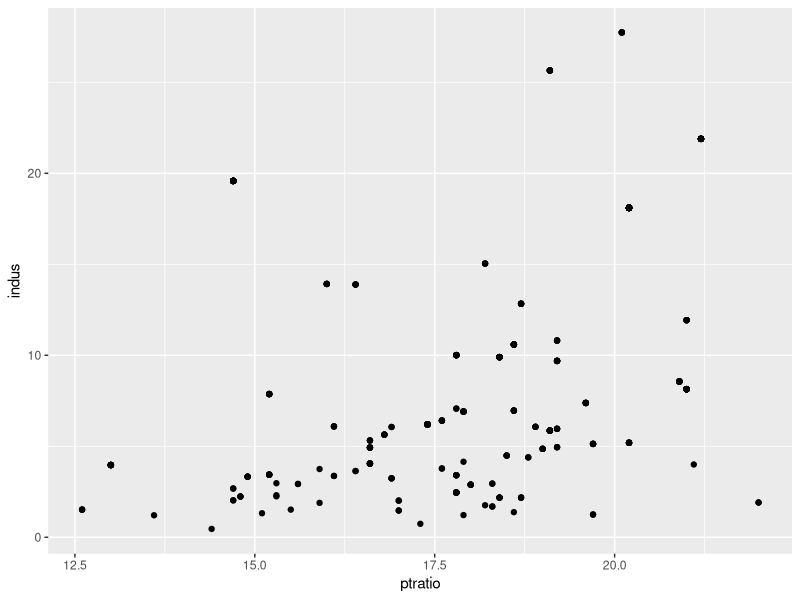
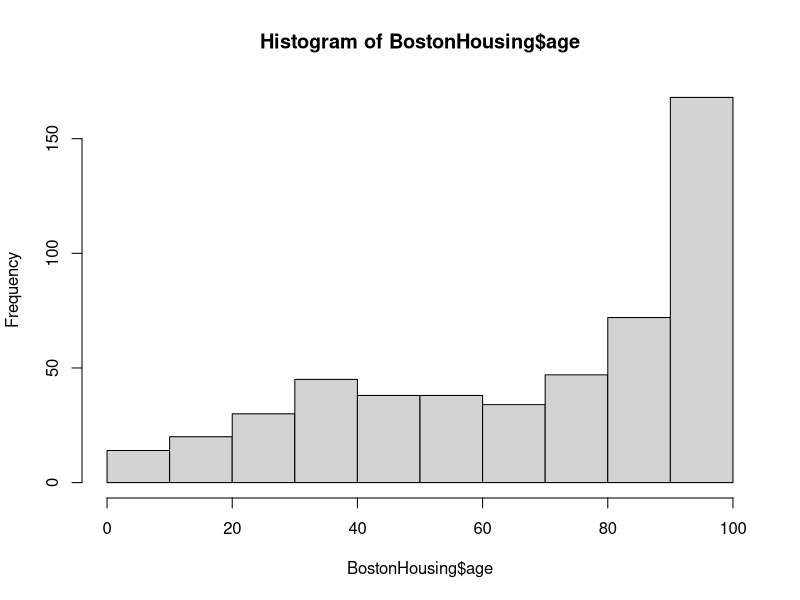
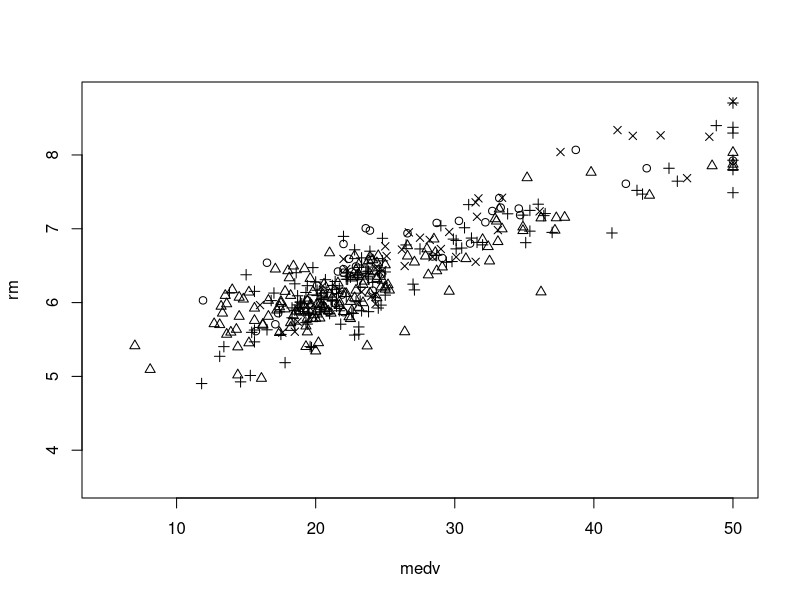
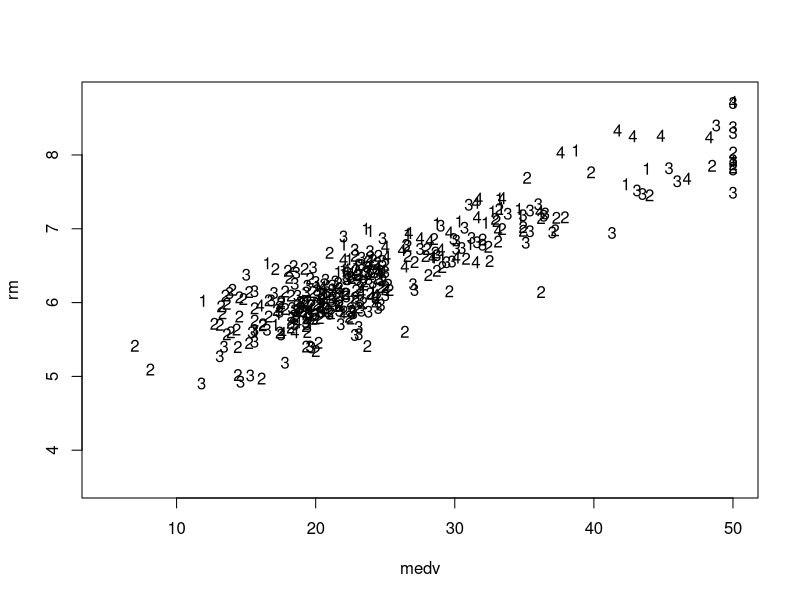
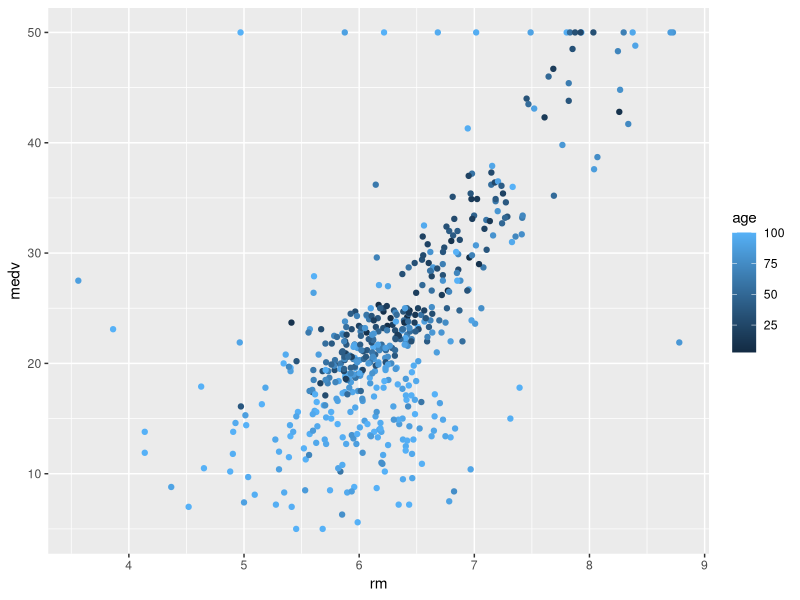
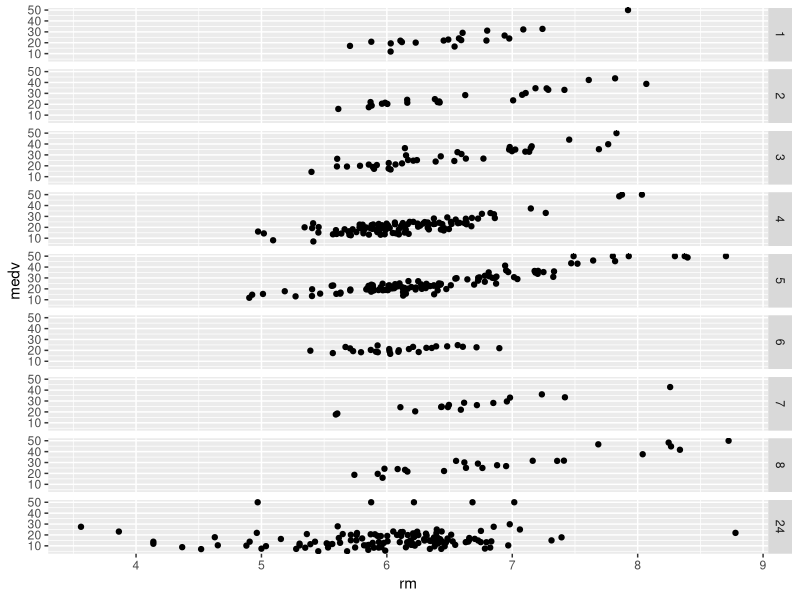

Recreate these plots in R, in order.

library(tidyr)
library(ggplot2)
library(datasets)
library(mlbench)
library(magrittr)
library(dplyr)
data("BostonHousing")
#Question 1. Find the mean crime rate by Charles Rivers number. 
#Report these two numbers in your homework.

BostonHousing %>%
  group_by(chas) %>%
  summarise(mean.Crim = mean(crim))

#Question 2. List the 5 tax observations if you arrange the 
#Boston Housing data in descending order by the tax variable.

BostonHousing %>% tbl_df %>%
  arrange(desc(tax)) %>%
  head(5)


#Question 3. Plot the pupil teacher ratio against the proportion of 
#non-retail business acres per town. Do you see a pattern? 
#Include your plot in your homework submission.

ggplot(data = BostonHousing, aes(x = ptratio, y = indus))+
  geom_point()

#Question 4. Obtain an age distribution histogram. Does this seem 
#like a representative sample? Include your plot in your homework 
#submission.

hist(BostonHousing$age)

#Question 5. Create a plot using different shapes for the rad variable. 
#Put the average number of rooms on the x-axis and the median home 
#value in thousands on the y-axis. Use only four shapes. 
#Include your plot in your homework submission.

shape_map <- c("1"=1,"2"=1,"3"=2,"4"=2,"5"=3,"6"=3,"7"=4,"8"=4)
shape_map1 <- c("1"="1","2"="1","3"="2","4"="2","5"="3","6"="3","7"="4","8"="4")

BostonHousing %$% plot(rm ~ medv, pch =
                shape_map[rad])

BostonHousing %$% plot(rm ~ medv, pch =
                shape_map1[rad])

#Question 6. Create a scatterplot with ggplot. Put the average 
#number of rooms on the x-axis and the median home value in thousands 
#on the y-axis. Use age for color. What do you notice in this plot 
#that is different from the plots in the worksheet? Include your plot
#in your homework submission.

ggplot(data = BostonHousing, aes(x = rm, y = medv, color = age))+
  geom_point()

#Question 7. Create a scatter-plot with ggplot and facet on the rad variable. Put the 
#average number of rooms on the x-axis and the median home value on the y-axis. 
#Include your plot in your homework submission.

ggplot(data = BostonHousing)+
  geom_point(aes(x=rm, y=medv))+
  facet_grid(rad~.)

#Question 8. Create a plot of your choice and explain why it 
#creates insight into the Boston Housing dataset. Include your 
#plot in your homework submission.
